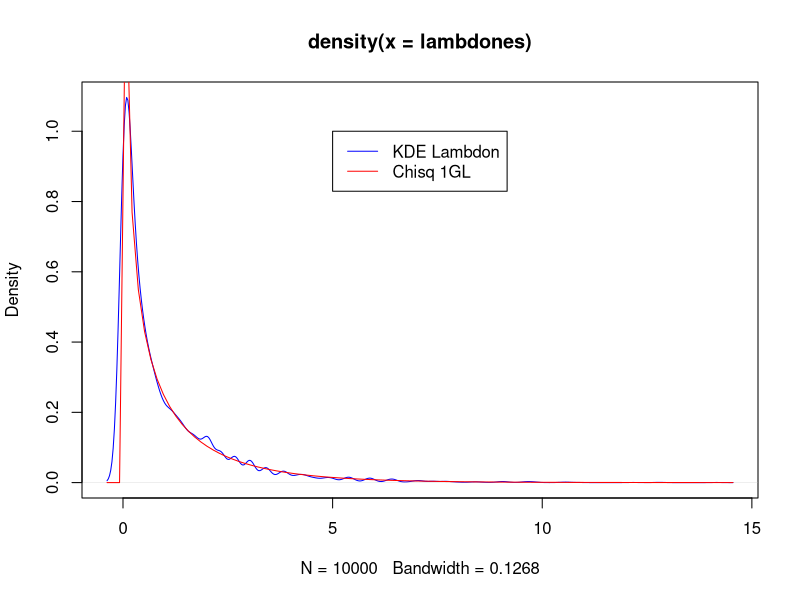

Write the R code that produced this figure.
n.x <- 30
lambda0 <- 3
n.sims <- 10000
lambdones <- vector("numeric", n.sims)
for (i in 1:n.sims) {
  
  x_ <- mean(rpois(n.x, lambda0))
  lambdones[i] <- 2 * n.x * (lambda0 - x_ - x_ * log(lambda0 / x_))
}
dens <- density(lambdones)
plot(dens, col="blue")
curve(dchisq(x, df=1), add=TRUE, col="red")
legend(5, 1, legend=c("KDE Lambdon", "Chisq 1GL"), col=c("blue", "red"), lty=1)

Lobs <- 4.148
1 - pchisq(Lobs, df=1)
1 - ecdf(lambdones)(Lobs)
mean(lambdones > Lobs)
alfa <- 0.05
crit <- qchisq(1 - alfa, df=1)
mean(lambdones > 3.69)
